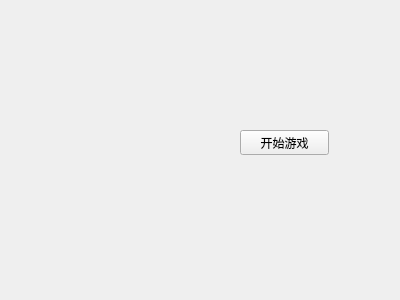
<?xml version="1.0" encoding="UTF-8"?>
<ui version="4.0">
 <class>MainWindow</class>
 <widget class="QWidget" name="MainWindow">
  <property name="geometry">
   <rect>
    <x>0</x>
    <y>0</y>
    <width>400</width>
    <height>300</height>
   </rect>
  </property>
  <widget class="QPushButton" name="startGameButton">
   <property name="geometry">
    <rect>
     <x>240</x>
     <y>130</y>
     <width>89</width>
     <height>25</height>
    </rect>
   </property>
   <property name="text">
    <string>开始游戏</string>
   </property>
  </widget>
 </widget>
 <resources/>
 <connections/>
</ui>
